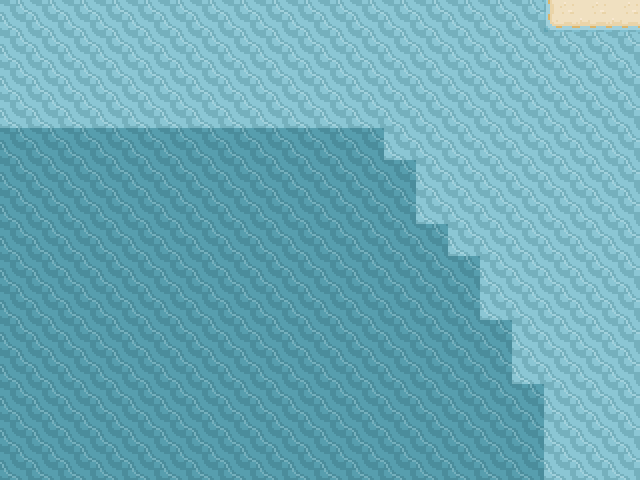

Below is a game level as drawn by its tile map, then a one-line description and the .tmx file that defines it, in full:
An orthogonal 20x15 tile map with 32x32 px tiles, 4 tile layers (Tile Layer 1, Tile Layer 2, Tile Layer 3, Tile Layer 4).

<map version="1.10" tiledversion="1.12.1" orientation="orthogonal" renderorder="left-up" width="20" height="15" tilewidth="32" tileheight="32" infinite="0" nextlayerid="5" nextobjectid="1">
 <tileset firstgid="1" source="../TILESET/Base1.tsx" />
 <layer id="1" name="Tile Layer 1" width="20" height="15">
  <data encoding="csv">
58,58,58,58,58,58,58,58,58,58,58,58,58,58,58,58,58,65,66,66,
58,58,58,58,58,58,58,58,58,58,58,58,58,58,58,58,58,58,58,58,
58,58,58,58,58,58,58,58,58,58,58,58,58,58,58,58,58,58,58,58,
58,58,58,58,58,58,58,58,58,58,58,58,58,58,58,58,58,58,58,58,
63,63,63,63,63,63,63,63,63,63,63,63,58,58,58,58,58,58,58,58,
63,63,63,63,63,63,63,63,63,63,63,63,63,58,58,58,58,58,58,58,
63,63,63,63,63,63,63,63,63,63,63,63,63,58,58,58,58,58,58,58,
63,63,63,63,63,63,63,63,63,63,63,63,63,63,58,58,58,58,58,58,
63,63,63,63,63,63,63,63,63,63,63,63,63,63,63,58,58,58,58,58,
63,63,63,63,63,63,63,63,63,63,63,63,63,63,63,58,58,58,58,58,
63,63,63,63,63,63,63,63,63,63,63,63,63,63,63,63,58,58,58,58,
63,63,63,63,63,63,63,63,63,63,63,63,63,63,63,63,58,58,58,58,
63,63,63,63,63,63,63,63,63,63,63,63,63,63,63,63,63,58,58,58,
63,63,63,63,63,63,63,63,63,63,63,63,63,63,63,63,63,58,58,58,
63,63,63,63,63,63,63,63,63,63,63,63,63,63,63,63,63,58,58,58
</data>
 </layer>
 <layer id="2" name="Tile Layer 2" width="20" height="15">
  <data encoding="csv">
0,0,0,0,0,0,0,0,0,0,0,0,0,0,0,0,0,0,0,0,
0,0,0,0,0,0,0,0,0,0,0,0,0,0,0,0,0,0,0,0,
0,0,0,0,0,0,0,0,0,0,0,0,0,0,0,0,0,0,0,0,
0,0,0,0,0,0,0,0,0,0,0,0,0,0,0,0,0,0,0,0,
0,0,0,0,0,0,0,0,0,0,0,0,0,0,0,0,0,0,0,0,
0,0,0,0,0,0,0,0,0,0,0,0,0,0,0,58,0,0,0,0,
0,0,0,0,0,0,0,0,0,0,0,0,0,0,0,0,0,0,0,0,
0,0,0,0,0,0,0,0,0,0,0,0,0,0,0,0,0,0,0,0,
0,0,0,0,0,0,0,0,0,0,0,0,0,0,0,0,0,0,0,0,
0,0,0,0,0,0,0,0,0,0,0,0,0,0,0,0,0,0,0,0,
0,0,0,0,0,0,0,0,0,0,0,0,0,0,0,0,0,0,0,0,
0,0,0,0,0,0,0,0,0,0,0,0,0,0,0,0,0,0,0,0,
0,0,0,0,0,0,0,0,0,0,0,0,0,0,0,0,0,0,0,0,
0,0,0,0,0,0,0,0,0,0,0,0,0,0,0,0,0,0,0,0,
0,0,0,0,0,0,0,0,0,0,0,0,0,0,0,0,0,0,0,0
</data>
 </layer>
 <layer id="3" name="Tile Layer 3" width="20" height="15">
  <data encoding="csv">
0,0,0,0,0,0,0,0,0,0,0,0,0,0,0,0,0,0,0,0,
0,0,0,0,0,0,0,0,0,0,0,0,0,0,0,0,0,0,0,0,
0,0,0,0,0,0,0,0,0,0,0,0,0,0,0,0,0,0,0,0,
0,0,0,0,0,0,0,0,0,0,0,0,0,0,0,0,0,0,0,0,
0,0,0,0,0,0,0,0,0,0,0,0,0,0,0,0,0,0,0,0,
0,0,0,0,0,0,0,0,0,0,0,0,0,0,0,0,0,0,0,0,
0,0,0,0,0,0,0,0,0,0,0,0,0,0,0,0,0,0,0,0,
0,0,0,0,0,0,0,0,0,0,0,0,0,0,0,0,0,0,0,0,
0,0,0,0,0,0,0,0,0,0,0,0,0,0,0,0,0,0,0,0,
0,0,0,0,0,0,0,0,0,0,0,0,0,0,0,0,0,0,0,0,
0,0,0,0,0,0,0,0,0,0,0,0,0,0,0,0,0,0,0,0,
0,0,0,0,0,0,0,0,0,0,0,0,0,0,0,0,0,0,0,0,
0,0,0,0,0,0,0,0,0,0,0,0,0,0,0,0,0,0,0,0,
0,0,0,0,0,0,0,0,0,0,0,0,0,0,0,0,0,0,0,0,
0,0,0,0,0,0,0,0,0,0,0,0,0,0,0,0,0,0,0,0
</data>
 </layer>
 <layer id="4" name="Tile Layer 4" width="20" height="15">
  <data encoding="csv">
0,0,0,0,0,0,0,0,0,0,0,0,0,0,0,0,0,0,0,0,
0,0,0,0,0,0,0,0,0,0,0,0,0,0,0,0,0,0,0,0,
0,0,0,0,0,0,0,0,0,0,0,0,0,0,0,0,0,0,0,0,
0,0,0,0,0,0,0,0,0,0,0,0,0,0,0,0,0,0,0,0,
0,0,0,0,0,0,0,0,0,0,0,0,0,0,0,0,0,0,0,0,
0,0,0,0,0,0,0,0,0,0,0,0,0,0,0,0,0,0,0,0,
0,0,0,0,0,0,0,0,0,0,0,0,0,0,0,0,0,0,0,0,
0,0,0,0,0,0,0,0,0,0,0,0,0,0,0,0,0,0,0,0,
0,0,0,0,0,0,0,0,0,0,0,0,0,0,0,0,0,0,0,0,
0,0,0,0,0,0,0,0,0,0,0,0,0,0,0,0,0,0,0,0,
0,0,0,0,0,0,0,0,0,0,0,0,0,0,0,0,0,0,0,0,
0,0,0,0,0,0,0,0,0,0,0,0,0,0,0,0,0,0,0,0,
0,0,0,0,0,0,0,0,0,0,0,0,0,0,0,0,0,0,0,0,
0,0,0,0,0,0,0,0,0,0,0,0,0,0,0,0,0,0,0,0,
0,0,0,0,0,0,0,0,0,0,0,0,0,0,0,0,0,0,0,0
</data>
 </layer>
</map>
